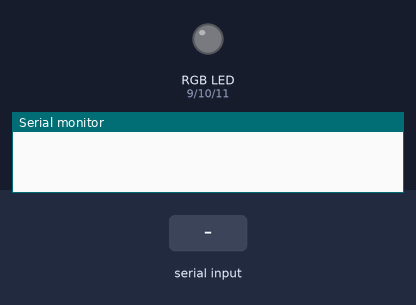
Recording of a sketch running on a simulated Arduino Uno, built with avr-gcc and run on an emulated ATmega328P. Shown: an RGB LED mixed from three pins (HIGH = lit), the last lines printed to the serial monitor. The test bench sets the inputs (shaded band). Dim RGB values are drawn brighter than linear.

Above: at 1.2 s.
1.3 s: "1" received over Serial
At 3.5 s:
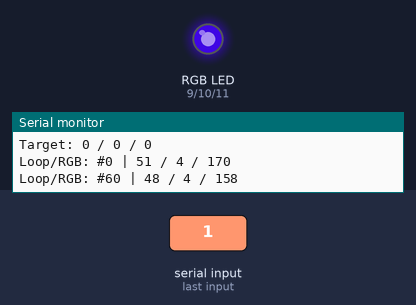
4.3 s: "0" received over Serial
At 7.0 s:
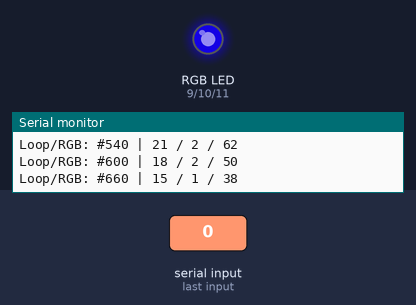
7.3 s: "2" received over Serial
At 11.7 s:
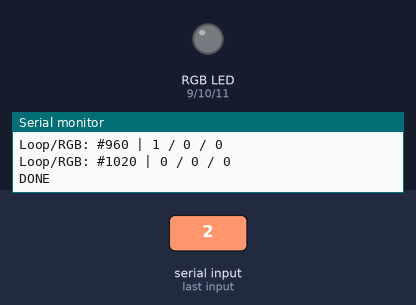
Timing chart, 0 to 13.2 s (numbered marks = the images above; inputs shaded):
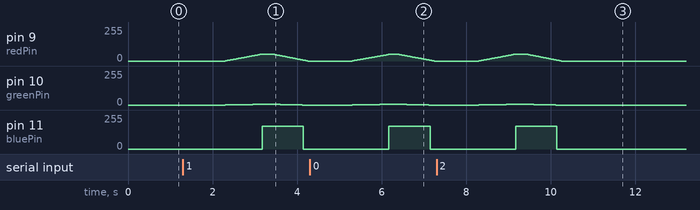

Measured:
- after the input at 1.3 s, pin 9 (redPin): rises from 0/255 to 52/255 in 0.87 s, then falls to 0/255 in 1.1 s; pin 10 (greenPin): rises from 0/255 to 5/255 in 0.87 s, then falls to 0/255 in 0.95 s; pin 11 (bluePin): 0/255 → 171/255 after 1.9 s, → 0/255 0.98 s later
- after the input at 4.3 s, pin 9 (redPin): rises from 0/255 to 49/255 in 0.86 s, then falls to 0/255 in 1.1 s; pin 10 (greenPin): rises from 0/255 to 5/255 in 0.87 s, then falls to 0/255 in 0.95 s; pin 11 (bluePin): 0/255 → 171/255 after 1.9 s, → 0/255 0.98 s later
- after the input at 7.3 s, pin 9 (redPin): rises from 0/255 to 52/255 in 0.87 s, then falls to 0/255 in 1.1 s; pin 10 (greenPin): rises from 0/255 to 5/255 in 0.87 s, then falls to 0/255 in 0.95 s; pin 11 (bluePin): 0/255 → 171/255 after 1.9 s, → 0/255 0.98 s later

The sketch:

color_pulse.ino
```cpp
const int redPin = 9;
const int greenPin = 10;
const int bluePin = 11;

const int fadeStepInterval = 750;
const int colorUpPause = 250;

int red = 0;
int green = 0;
int blue = 0;

int prevRed = red;
int prevGreen = green;
int prevBlue = blue;

byte black[3];

void setup()
{
  // initialize the serial communication:
  Serial.begin(9600);
  pinMode(redPin, OUTPUT);
  pinMode(greenPin, OUTPUT);
  pinMode(bluePin, OUTPUT);

  black[0] = byte(0);
  black[1] = byte(0);
  black[2] = byte(0);

}

void loop() {
  char buffer[3];
  byte color[3];

  // check if data has been sent from the computer:
  if (Serial.available()) {
     Serial.readBytes(buffer, 3);

     color[0] = byte(buffer[0]);
     color[1] = byte(buffer[1]);
     color[2] = byte(buffer[2]);

     crossFade(color);
     delay(colorUpPause);
     crossFade(black);

     Serial.println("DONE");

  }
}

int calculateStep(int prevValue, int endValue) {
  int step = endValue - prevValue; // What's the overall gap?
  if (step) {                      // If its non-zero,
    step = 1020/step;              //   divide by 1020
  }
  return step;
}

int calculateVal(int step, int val, int i) {

  if ((step) && i % step == 0) { // If step is non-zero and its time to change a value,
    if (step > 0) {              //   increment the value if step is positive...
      val += 1;
    }
    else if (step < 0) {         //   ...or decrement it if step is negative
      val -= 1;
    }
  }
  // Defensive driving: make sure val stays in the range 0-255
  if (val > 255) {
    val = 255;
  }
  else if (val < 0) {
    val = 0;
  }
  return val;
}

void crossFade(byte color[3]) {
  int stepR = calculateStep(prevRed, color[0]);
  int stepG = calculateStep(prevGreen, color[1]);
  int stepB = calculateStep(prevBlue, color[2]);

  Serial.print("Target: ");
  Serial.print(int(color[0]));
  Serial.print(" / ");
  Serial.print(int(color[1]));
  Serial.print(" / ");
  Serial.println(int(color[2]));

  for (int i = 0; i <= 1020; i++) {
    red = calculateVal(stepR, red, i);
    green = calculateVal(stepG, green, i);
    blue = calculateVal(stepB, blue, i);

    analogWrite(redPin, red);   // Write current values to LED pins
    analogWrite(greenPin, green);
    analogWrite(bluePin, blue);

    if (i == 0 or i % 60 == 0) { // beginning, and every loopCount times
        Serial.print("Loop/RGB: #");
        Serial.print(i);
        Serial.print(" | ");
        Serial.print(red);
        Serial.print(" / ");
        Serial.print(green);
        Serial.print(" / ");
        Serial.println(blue);
      }

    delayMicroseconds(fadeStepInterval); // Pause for 'wait' milliseconds before resuming the loop
  }

  // Update current values for next loop
  prevRed = red;
  prevGreen = green;
  prevBlue = blue;


}
```
